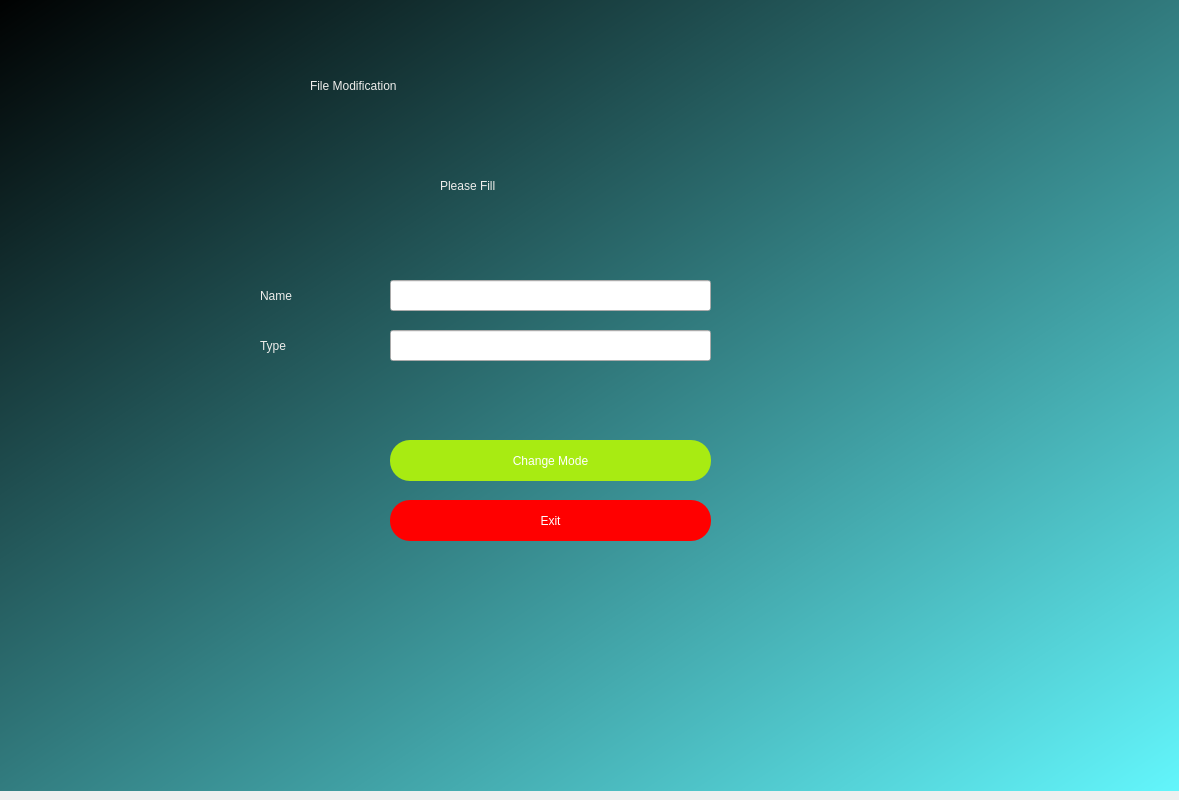
<?xml version="1.0" encoding="UTF-8"?>
<ui version="4.0">
 <class>Dialog</class>
 <widget class="QDialog" name="Dialog">
  <property name="geometry">
   <rect>
    <x>0</x>
    <y>0</y>
    <width>1179</width>
    <height>800</height>
   </rect>
  </property>
  <property name="windowTitle">
   <string>Dialog</string>
  </property>
  <widget class="QWidget" name="widget" native="true">
   <property name="geometry">
    <rect>
     <x>0</x>
     <y>-10</y>
     <width>1211</width>
     <height>801</height>
    </rect>
   </property>
   <property name="styleSheet">
    <string notr="true">QWidget#widget{
background-color:qlineargradient(spread:pad, x1:0, y1:0, x2:1, y2:1, stop:0 rgba(0, 0, 0, 255), stop:1 rgba(100, 249, 255, 255));}</string>
   </property>
   <widget class="QLabel" name="label">
    <property name="geometry">
     <rect>
      <x>310</x>
      <y>50</y>
      <width>571</width>
      <height>91</height>
     </rect>
    </property>
    <property name="styleSheet">
     <string notr="true">font: 48pt &quot;DejaVu Serif&quot;;
color:#EEEDEB;</string>
    </property>
    <property name="text">
     <string>File Modification</string>
    </property>
   </widget>
   <widget class="QLabel" name="label_2">
    <property name="geometry">
     <rect>
      <x>440</x>
      <y>160</y>
      <width>211</width>
      <height>71</height>
     </rect>
    </property>
    <property name="styleSheet">
     <string notr="true">font: 30pt &quot;DejaVu Serif&quot;;
color: #EEEDEB;</string>
    </property>
    <property name="text">
     <string>Please Fill</string>
    </property>
   </widget>
   <widget class="QPushButton" name="change">
    <property name="geometry">
     <rect>
      <x>390</x>
      <y>450</y>
      <width>321</width>
      <height>41</height>
     </rect>
    </property>
    <property name="styleSheet">
     <string notr="true">border-radius:20px;
background-color: #A8EB12;

font: 20pt &quot;DejaVu Sans&quot;;
color: rgb(255, 255, 255);</string>
    </property>
    <property name="text">
     <string>Change Mode</string>
    </property>
   </widget>
   <widget class="QPushButton" name="exit">
    <property name="geometry">
     <rect>
      <x>390</x>
      <y>510</y>
      <width>321</width>
      <height>41</height>
     </rect>
    </property>
    <property name="styleSheet">
     <string notr="true">border-radius:20px;
background-color: #FF0000;

font: 20pt &quot;DejaVu Sans&quot;;
color: rgb(255, 255, 255);</string>
    </property>
    <property name="text">
     <string>Exit</string>
    </property>
   </widget>
   <widget class="QLabel" name="label_3">
    <property name="geometry">
     <rect>
      <x>260</x>
      <y>290</y>
      <width>81</width>
      <height>31</height>
     </rect>
    </property>
    <property name="styleSheet">
     <string notr="true">font: 20pt &quot;DejaVu Serif&quot;;
color: #EEEDEB;</string>
    </property>
    <property name="text">
     <string>Name</string>
    </property>
   </widget>
   <widget class="QLabel" name="label_4">
    <property name="geometry">
     <rect>
      <x>260</x>
      <y>340</y>
      <width>71</width>
      <height>31</height>
     </rect>
    </property>
    <property name="styleSheet">
     <string notr="true">font: 20pt &quot;DejaVu Serif&quot;;
color: #EEEDEB;</string>
    </property>
    <property name="text">
     <string>Type</string>
    </property>
   </widget>
   <widget class="QLineEdit" name="name_field">
    <property name="geometry">
     <rect>
      <x>390</x>
      <y>290</y>
      <width>321</width>
      <height>31</height>
     </rect>
    </property>
    <property name="styleSheet">
     <string notr="true">font: 20pt &quot;DejaVu Serif&quot;;
color: #373A40;</string>
    </property>
   </widget>
   <widget class="QLineEdit" name="mode_field">
    <property name="geometry">
     <rect>
      <x>390</x>
      <y>340</y>
      <width>321</width>
      <height>31</height>
     </rect>
    </property>
    <property name="styleSheet">
     <string notr="true">font: 20pt &quot;DejaVu Serif&quot;;
color: #373A40;</string>
    </property>
   </widget>
   <widget class="QLabel" name="result">
    <property name="geometry">
     <rect>
      <x>390</x>
      <y>390</y>
      <width>401</width>
      <height>31</height>
     </rect>
    </property>
    <property name="styleSheet">
     <string notr="true">font: 20pt &quot;DejaVu Serif&quot;;
color: #EEEDEB;</string>
    </property>
    <property name="text">
     <string/>
    </property>
   </widget>
  </widget>
 </widget>
 <resources/>
 <connections/>
</ui>
